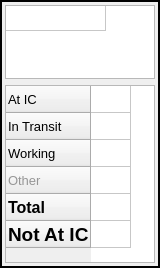
<?xml version="1.0" encoding="UTF-8"?>
<ui version="4.0">
 <class>teamTabsPopup</class>
 <widget class="QDialog" name="teamTabsPopup">
  <property name="geometry">
   <rect>
    <x>0</x>
    <y>0</y>
    <width>160</width>
    <height>268</height>
   </rect>
  </property>
  <property name="sizePolicy">
   <sizepolicy hsizetype="MinimumExpanding" vsizetype="Fixed">
    <horstretch>0</horstretch>
    <verstretch>0</verstretch>
   </sizepolicy>
  </property>
  <property name="minimumSize">
   <size>
    <width>153</width>
    <height>0</height>
   </size>
  </property>
  <property name="windowTitle">
   <string>Dialog</string>
  </property>
  <property name="autoFillBackground">
   <bool>true</bool>
  </property>
  <layout class="QVBoxLayout" name="verticalLayout" stretch="0">
   <property name="leftMargin">
    <number>0</number>
   </property>
   <property name="topMargin">
    <number>0</number>
   </property>
   <property name="rightMargin">
    <number>0</number>
   </property>
   <property name="bottomMargin">
    <number>0</number>
   </property>
   <item>
    <widget class="QFrame" name="frame">
     <property name="autoFillBackground">
      <bool>true</bool>
     </property>
     <property name="frameShape">
      <enum>QFrame::Box</enum>
     </property>
     <property name="frameShadow">
      <enum>QFrame::Plain</enum>
     </property>
     <property name="lineWidth">
      <number>2</number>
     </property>
     <layout class="QVBoxLayout" name="verticalLayout_3">
      <property name="leftMargin">
       <number>3</number>
      </property>
      <property name="topMargin">
       <number>3</number>
      </property>
      <property name="rightMargin">
       <number>3</number>
      </property>
      <property name="bottomMargin">
       <number>3</number>
      </property>
      <item>
       <widget class="QTableWidget" name="teamTabsTableWidget">
        <property name="sizePolicy">
         <sizepolicy hsizetype="Expanding" vsizetype="Expanding">
          <horstretch>0</horstretch>
          <verstretch>0</verstretch>
         </sizepolicy>
        </property>
        <property name="font">
         <font>
          <pointsize>10</pointsize>
         </font>
        </property>
        <property name="focusPolicy">
         <enum>Qt::NoFocus</enum>
        </property>
        <property name="verticalScrollBarPolicy">
         <enum>Qt::ScrollBarAlwaysOff</enum>
        </property>
        <property name="horizontalScrollBarPolicy">
         <enum>Qt::ScrollBarAlwaysOff</enum>
        </property>
        <property name="sizeAdjustPolicy">
         <enum>QAbstractScrollArea::AdjustToContents</enum>
        </property>
        <property name="editTriggers">
         <set>QAbstractItemView::NoEditTriggers</set>
        </property>
        <property name="tabKeyNavigation">
         <bool>false</bool>
        </property>
        <property name="showDropIndicator" stdset="0">
         <bool>false</bool>
        </property>
        <property name="dragDropOverwriteMode">
         <bool>false</bool>
        </property>
        <property name="selectionMode">
         <enum>QAbstractItemView::SingleSelection</enum>
        </property>
        <attribute name="horizontalHeaderVisible">
         <bool>false</bool>
        </attribute>
        <attribute name="verticalHeaderVisible">
         <bool>false</bool>
        </attribute>
        <attribute name="verticalHeaderDefaultSectionSize">
         <number>25</number>
        </attribute>
        <attribute name="verticalHeaderMinimumSectionSize">
         <number>25</number>
        </attribute>
        <row>
         <property name="text">
          <string>starter</string>
         </property>
        </row>
        <column>
         <property name="text">
          <string>starter</string>
         </property>
        </column>
        <item row="0" column="0">
         <property name="text">
          <string/>
         </property>
         <property name="flags">
          <set>ItemIsEnabled</set>
         </property>
        </item>
       </widget>
      </item>
      <item>
       <widget class="QTableWidget" name="teamTabsSummaryTableWidget">
        <property name="sizePolicy">
         <sizepolicy hsizetype="Expanding" vsizetype="Fixed">
          <horstretch>0</horstretch>
          <verstretch>0</verstretch>
         </sizepolicy>
        </property>
        <property name="font">
         <font>
          <pointsize>10</pointsize>
         </font>
        </property>
        <property name="focusPolicy">
         <enum>Qt::NoFocus</enum>
        </property>
        <property name="verticalScrollBarPolicy">
         <enum>Qt::ScrollBarAlwaysOff</enum>
        </property>
        <property name="sizeAdjustPolicy">
         <enum>QAbstractScrollArea::AdjustToContents</enum>
        </property>
        <property name="editTriggers">
         <set>QAbstractItemView::NoEditTriggers</set>
        </property>
        <property name="tabKeyNavigation">
         <bool>false</bool>
        </property>
        <property name="showDropIndicator" stdset="0">
         <bool>false</bool>
        </property>
        <property name="dragDropOverwriteMode">
         <bool>false</bool>
        </property>
        <property name="selectionMode">
         <enum>QAbstractItemView::NoSelection</enum>
        </property>
        <attribute name="horizontalHeaderVisible">
         <bool>false</bool>
        </attribute>
        <attribute name="horizontalHeaderCascadingSectionResizes">
         <bool>false</bool>
        </attribute>
        <attribute name="horizontalHeaderDefaultSectionSize">
         <number>40</number>
        </attribute>
        <attribute name="horizontalHeaderHighlightSections">
         <bool>false</bool>
        </attribute>
        <attribute name="horizontalHeaderMinimumSectionSize">
         <number>40</number>
        </attribute>
        <attribute name="verticalHeaderDefaultSectionSize">
         <number>27</number>
        </attribute>
        <attribute name="verticalHeaderMinimumSectionSize">
         <number>27</number>
        </attribute>
        <row>
         <property name="text">
          <string>At IC</string>
         </property>
         <property name="font">
          <font>
           <pointsize>10</pointsize>
          </font>
         </property>
        </row>
        <row>
         <property name="text">
          <string>In Transit</string>
         </property>
         <property name="font">
          <font>
           <pointsize>10</pointsize>
          </font>
         </property>
        </row>
        <row>
         <property name="text">
          <string>Working</string>
         </property>
         <property name="font">
          <font>
           <pointsize>10</pointsize>
          </font>
         </property>
        </row>
        <row>
         <property name="text">
          <string>Other</string>
         </property>
         <property name="font">
          <font>
           <pointsize>10</pointsize>
          </font>
         </property>
         <property name="foreground">
          <brush brushstyle="SolidPattern">
           <color alpha="255">
            <red>150</red>
            <green>150</green>
            <blue>150</blue>
           </color>
          </brush>
         </property>
        </row>
        <row>
         <property name="text">
          <string>Total</string>
         </property>
         <property name="font">
          <font>
           <pointsize>12</pointsize>
           <weight>75</weight>
           <bold>true</bold>
          </font>
         </property>
        </row>
        <row>
         <property name="text">
          <string>Not At IC</string>
         </property>
         <property name="font">
          <font>
           <pointsize>14</pointsize>
           <weight>75</weight>
           <bold>true</bold>
          </font>
         </property>
        </row>
        <column>
         <property name="text">
          <string>Count</string>
         </property>
        </column>
        <item row="3" column="0">
         <property name="text">
          <string/>
         </property>
         <property name="foreground">
          <brush brushstyle="SolidPattern">
           <color alpha="255">
            <red>150</red>
            <green>150</green>
            <blue>150</blue>
           </color>
          </brush>
         </property>
        </item>
        <item row="4" column="0">
         <property name="text">
          <string/>
         </property>
         <property name="font">
          <font>
           <weight>75</weight>
           <bold>true</bold>
          </font>
         </property>
        </item>
        <item row="5" column="0">
         <property name="text">
          <string/>
         </property>
         <property name="font">
          <font>
           <pointsize>12</pointsize>
           <weight>75</weight>
           <bold>true</bold>
          </font>
         </property>
        </item>
       </widget>
      </item>
     </layout>
    </widget>
   </item>
  </layout>
 </widget>
 <resources/>
 <connections/>
</ui>
